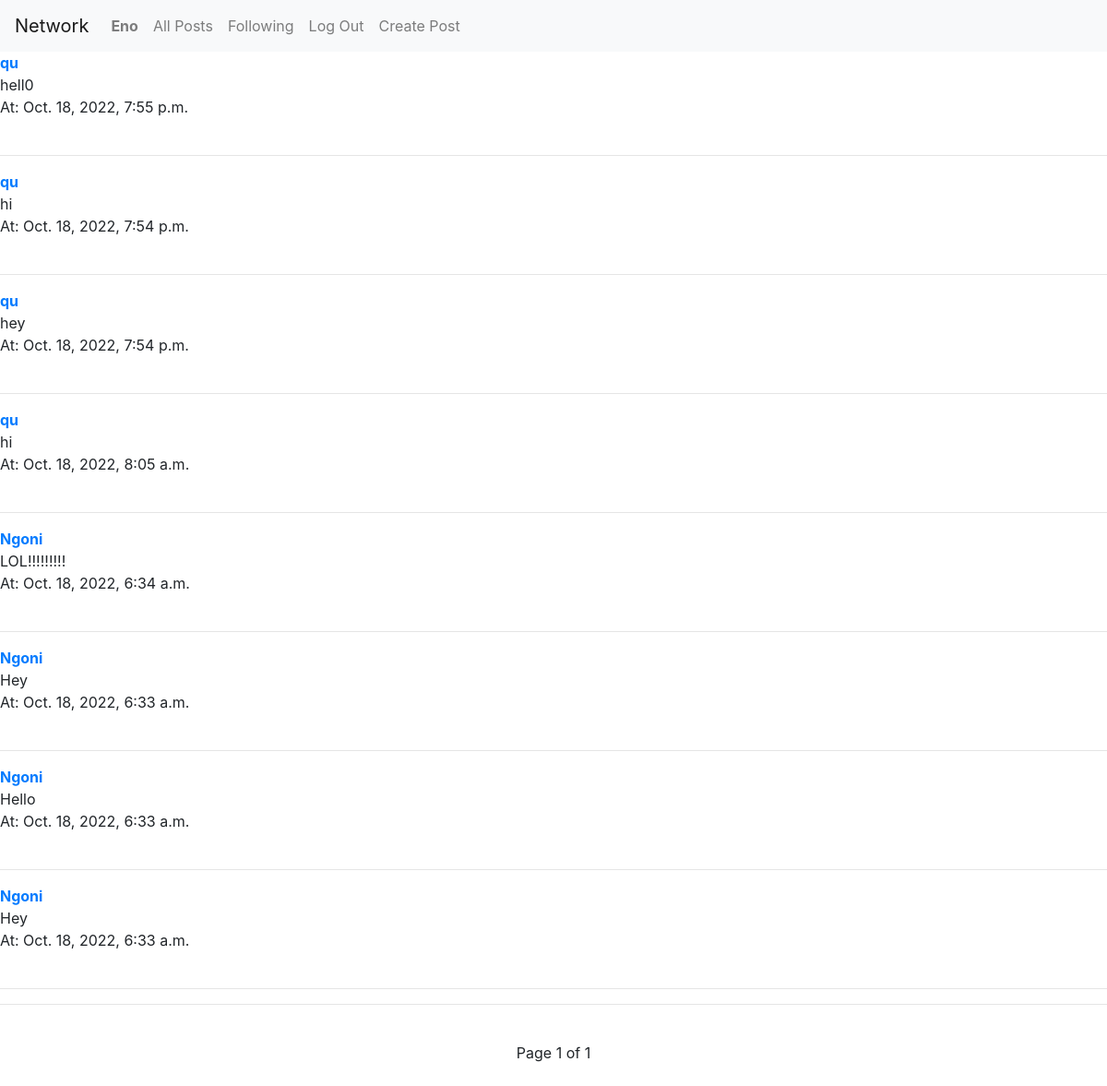
Page /following (signed in) on the earlier database version.
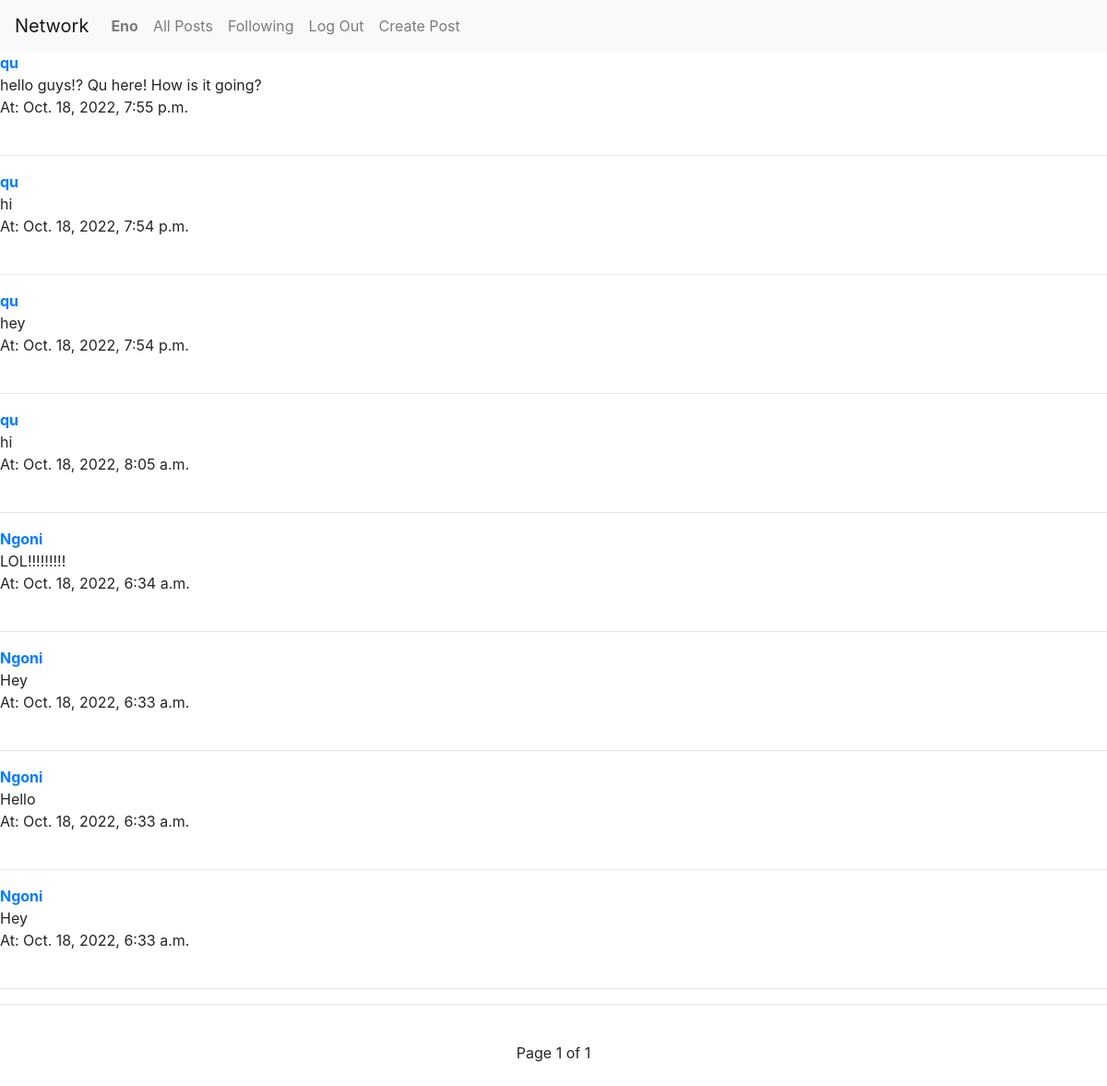
Same page on the later database version.
### network/models.py (models this page shows, shortened)
class Post(models.Model):
    body = models.TextField()
    author = models.ForeignKey("User", on_delete=models.CASCADE, related_name="posts")
    date = models.DateTimeField(auto_now_add = True)
    likes = models.ManyToManyField("User", related_name="post_likes")

class User(AbstractUser):
    pass

### network/views.py (the view)
# urls.py: path("following", views.following, name="following"),
def following(request):
    profile_user = User.objects.get(username=request.user)
    currently_following = profile_user.following.all()
    posts = []
    for user in currently_following:
        posts += (user.following.posts.all())
        posts.sort(key=lambda post: post.date, reverse=True)
    paginator = Paginator(posts, 10)
    page = request.GET.get('page')
    post = paginator.get_page(page)
    return render(request, "network/following_page.html", {
        "post": post
    })

### network/templates/network/following_page.html (shortened to what this page needs)
{% extends "network/layout.html" %}
{% block body %}
{% for post in post %}
<div class="post_item index_post">
    <strong><a href="{% url 'profile' post.author %}">{{post.author}}</a></strong>
    <div class="post-body" value="{{post.id}}">
       <div class="original">{{ post.body }}</div>
       <div class="time">At: {{ post.date }}</div>
    </div>
    <br>
    <hr>
</div>
    {% endfor %}
    <center>
        <hr><br>
        Page {{ post.number }} of {{ post.paginator.num_pages }}
        <br>
        <br>
    </center>
{% endblock %}

Differences in the rows shown:
changed Post: body "hell0" → "hello guys!? Qu here! How is it going?"
